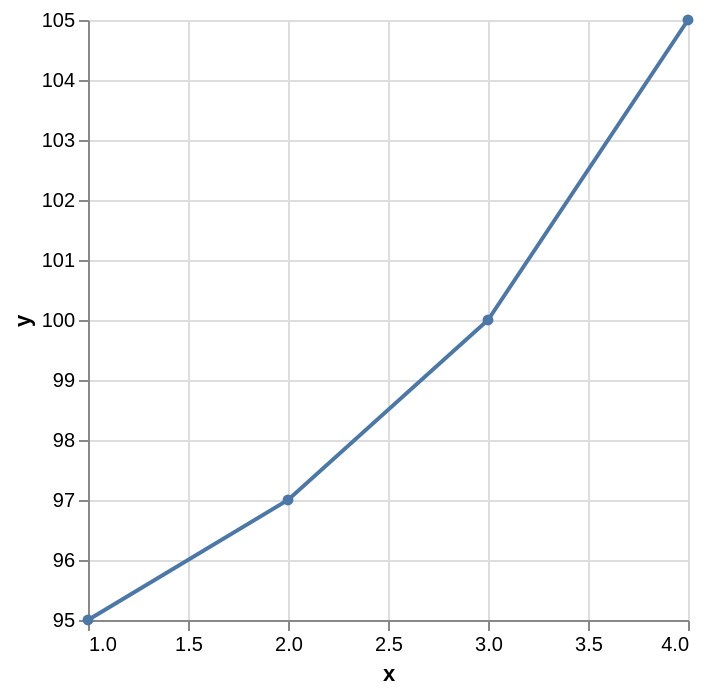

Write the Vega-Lite specification saved for this chart.
### Vega-Lite specification from a JSON file in a GitHub repository (floating-point values rounded to 4 significant figures)
{"$schema": "https://vega.github.io/schema/vega-lite/v5.json", "data": {"values": [{"x": 1, "y": 95}, {"x": 2, "y": 97}, {"x": 3, "y": 100}, {"x": 4, "y": 105}]}, "encoding": {"x": {"field": "x", "type": "quantitative"}, "y": {"field": "y", "scale": {"zero": false}, "type": "quantitative"}}, "mark": {"point": true, "type": "line"}}
